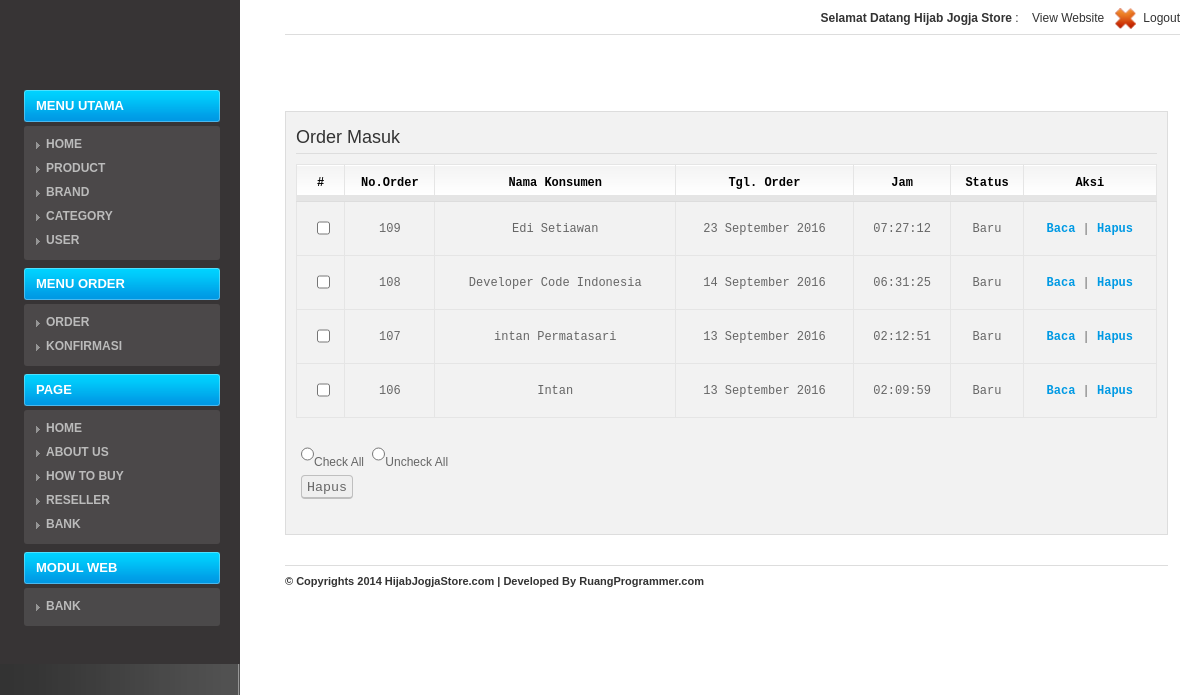
The app's page /@admin/media.php?module=order (signed in) with its own data.
### tables this page shows
CREATE TABLE `mod_page` (
  `id_page` int(11) NOT NULL,
  `judul` varchar(50) NOT NULL,
  `isi` text NOT NULL,
  `tgl_posting` date NOT NULL,
  `gambar` varchar(100) NOT NULL,
  `statis` enum('Y','N') NOT NULL,
  `extra` text NOT NULL,
  `meta_keyword` varchar(100) NOT NULL,
  `meta_deskripsi` varchar(300) NOT NULL
);

CREATE TABLE `modul` (
  `id_modul` int(5) NOT NULL,
  `nama_modul` varchar(50) NOT NULL,
  `link` varchar(100) NOT NULL,
  `static_content` text NOT NULL,
  `gambar` varchar(100) NOT NULL,
  `status` enum('user','admin') NOT NULL,
  `aktif` enum('Y','N') NOT NULL,
  `menu` enum('utama','modul') NOT NULL
);

CREATE TABLE `orders` (
  `id_orders` int(5) NOT NULL,
  `nama_kustomer` varchar(100) NOT NULL,
  `alamat` text NOT NULL,
  `telpon` varchar(20) NOT NULL,
  `email` varchar(50) NOT NULL,
  `namabarang` varchar(50) NOT NULL,
  `status_order` varchar(50) NOT NULL DEFAULT 'Baru',
  `tgl_order` date NOT NULL,
  `jam_order` time NOT NULL,
  `id_kota` int(3) NOT NULL
);

### josys/fungsi_indotgl.php (called while the page is built, shortened)
<?php
	function tgl_indo($tgl){
			$tanggal = substr($tgl,8,2);
			$bulan = getBulan(substr($tgl,5,2));
			$tahun = substr($tgl,0,4);
			return $tanggal.' '.$bulan.' '.$tahun;
	}
	function getBulan($bln){
				switch ($bln){
					case 9:
						return "September";
						break;
				}
			}
?>

### @admin/modul/mod_order/order.php (the view, shortened to what this page needs)
<?php
 if (empty($_SESSION['username']) AND empty($_SESSION['passuser'])){
  echo "<link href='style.css' rel='stylesheet' type='text/css'>
 <center>Untuk mengakses modul, Anda harus login <br>";
  echo "<a href=../../index.php><b>LOGIN</b></a></center>";
}
else{
$aksi="modul/mod_order/aksi_order.php";
switch(@$_GET['act']){
  default:
    echo "<form action=modul/mod_order/aksi_alldel.php method=POST>";
    echo "<h2 class='hLine'>Order Masuk</h2>
          <table class='list' id='listTable'>
          <thead>
          <tr>
          	<td class='center'>#</td>
          	<td class='center'>No.Order</td>
          	<td class='center'>Nama Konsumen</td>
          	<td class='center'>Tgl. Order</td>
          	<td class='center'>Jam</td>
          	<td class='center'>Status</td>
          	<td class='center'>Aksi</td>
          </tr></thead>";
    $tampil = mysql_query("SELECT * FROM orders ORDER BY id_orders DESC");
    $no=0;
    while($r=mysql_fetch_array($tampil)){
      $tanggal=tgl_indo($r['tgl_order']);
      echo "<tr><td><input type=checkbox name=cek[] value=$r[id_orders] id=id$no></td>
	              <td >$r[id_orders]</td>
                       <td>$r[nama_kustomer]</td>
		     <td>$tanggal</td>
                       <td>$r[jam_order]</td>
                      <td>$r[status_order]</td>
		    <td><a href=?module=order&act=detailorder&id=$r[id_orders]><b>Baca</b></a> |
		            <a href=$aksi?module=order&act=hapus&id=$r[id_orders]><b>Hapus</b></a></td></tr>";
      $no++;
    }
	echo "</table>";
	echo "<table>";
    echo "<tr><td colspan='7' class='left'>
	<input type=radio name=pilih onClick='for (i=0;i<$no;i++){document.getElementById(\"id\"+i).checked=true;}'>Check All
	<input type=radio name=pilih onClick='for (i=0;i<$no;i++){document.getElementById(\"id\"+i).checked=false;}'>Uncheck All
	</td></tr>
	<tr><td colspan='7' class='left'><input type=submit class='butt' value=Hapus></td>
	</tr></table></form>";
    break;
 }
}
?>

### @admin/media.php (shortened to what this page needs)
<?php
if (empty($_SESSION['username']) AND empty($_SESSION['passuser'])){
  echo "<link href='css/screen.css' rel='stylesheet' type='text/css'><link href='css/reset.css' rel='stylesheet' type='text/css'>
 <center>Anda harus login dulu <br>";
  echo "<a href=index.php><b>LOGIN</b></a></center>";
}
else{
include "../josys/fungsi_indotgl.php";
?>
<!DOCTYPE html PUBLIC "-//W3C//DTD XHTML 1.0 Strict//EN" "http://www.w3.org/TR/xhtml1/DTD/xhtml1-strict.dtd">
<html xmlns="http://www.w3.org/1999/xhtml">
<head>
<link rel="stylesheet" href="css/reset.css" type="text/css"/>
<link rel="stylesheet" href="css/screen.css" type="text/css"/>
	<link href="css/pagination.css" rel="stylesheet" type="text/css" />
	<link href="css/grey.css" rel="stylesheet" type="text/css" />
	<link href="../jolibs/css/datatables.css" rel="stylesheet" type="text/css" />
</head>
<body>
<div class="sidebar">
<div class="logo clear">
				<span class="title" align="center"><img src="../assets/images/logo.png" style="width: 156px;" alt=""></span>
</div>
	<div class="menu _uppercase">
         <ul>
            <li><a href="?module=home">MENU UTAMA</a>
                <ul>
                  <?php include "menu.php"; ?>
                </ul>
            <li><a href='#'>MENU ORDER</a>
				<ul>
					<?php
						echo "<li><a href='?module=order'><b>Order</b></a></li>";
						echo "<li><a href='?module=konfirmasi'><b>Konfirmasi</b></a></li>";
					?>
				</ul>
			</li>
			<li><a href='#'>PAGE</a>
				<ul>
					<?php
						$sql=mysql_query("SELECT * FROM mod_page WHERE statis='Y'");
						while($s=mysql_fetch_array($sql)){
							echo "<li><a href='?module=page&act=edit&id=$s[id_page]'><b>$s[judul]</b></a></li>";
						}
						echo "<li><a href='?module=bank'><b>Bank</b></a></li>";
					?>
				</ul>
			</li>
			<li>
				<a href="#">Modul Web</a>
				<ul>
					<?php include "menu2.php"; ?>
    </div>
</div>
	<div class="main">
		<div class="main-wrap">
			<div class="header clear">
				<ul class="links clear">
				<li><strong>Selamat Datang <?php echo $_SESSION['namalengkap']; ?></strong>&nbsp;:&nbsp;</li>
				<li><a href="../" target="_blank">View Website</a></li>
				<li><a href="logout.php"><img src="images/out.gif" alt="" class="icon" /> <span class="text">Logout</span></a></li>
				</ul>
			</div>
			<div class="page clear">
				<div class="content-box">
								<div style='padding:10px;'>
								<?php include "content.php"; ?>
								</div>
				</div>
				<div class="footer clear">
					<span class="copy"><strong>
					© Copyrights 2014 <a href="http://hijabjogjastore.com">HijabJogjaStore.com</a> |
					Developed By <a href="http://ruangprogrammer.com" target="_blank">RuangProgrammer.com</a></span></strong>
				</div>
			</div>
		</div>
	</div>
</body>
</html>
<?php
}
?>

### @admin/menu2.php
<?php
$sql=mysql_query("SELECT * FROM modul WHERE aktif='Y' AND menu='modul' ORDER BY id_modul ASC");
	while($s=mysql_fetch_array($sql))
	{
		echo "<li><a href='$s[link]'><b>$s[nama_modul]</b></a></li>";
	}
	echo "</li>";

### @admin/css/screen.css (style rules this page uses)
html { background: url('../images/sidebar.gif') top left repeat-y; }
body { text-align: left; margin: 0px; font-family: arial; font-size: 12px; color: #666666; }
.clear:after { content: "."; display: block; height: 0; overflow:hidden; clear: both; visibility: hidden; }
strong { color: #333333; }
.sidebar { width: 196px; height: auto; min-height: 100%; float: left; padding: 0px 20px 0px 24px; background: #373435; }
.main { margin-left: 285px; margin-right: 20px; }
.main-wrap { width: 100%; float: left; height: 100%; }
.page { padding-right: 12px; padding-bottom: 50px; }
.logo { width: 196px; margin-top: 25px; margin-bottom: 25px; }
.logo .title { display: block; font-family: arial; font-size: 25px; color: #FFFFFF; font-weight: bold; margin: 5px 20px 10px 20px; }
.menu { padding-top: 1px; margin-bottom: 30px; }
.menu ul { font-size: 13px; }
.menu li { padding-bottom: 8px; }
.menu li a { display: block; line-height: 16px; padding: 8px 12px 8px 12px; background: url('../images/menu_button.png') top left no-repeat; color: #FFFFFF; text-decoration: none; font-weight: bold; }
.menu ul ul { font-size: 12px; width: 100%; background: url('../images/bck_white_10.png'); margin-top: 4px; padding: 6px 0px 8px 0px; -moz-border-radius: 3px 3px 3px 3px; -webkit-border-radius: 3px 3px 3px 3px; border-radius: 3px 3px 3px 3px; }
.menu li li { padding: 4px 0px 4px 0px; }
.menu li li a { padding: 0px 12px 0px 22px !important; background: url('../images/arrow_sm_grey.gif') 12px 6px no-repeat !important; font-weight: normal; color: #BBBBBB!important; }
.header { background: url('../images/line.gif') bottom left repeat-x; margin-bottom: 30px; }
.header .links { float: right; line-height: 24px; color: #333333; padding: 6px 0px 6px 0px; }
.header .links li { float: left; margin-left: 10px; }
.header .links .icon { display: block; width: 24px; height: 24px; float: left; margin-right: 5px; }
.header .links a { color: #333333; text-decoration: none; }
h2 { color: #333333; font-size: 18px; font-weight: normal; padding-top: 10px; margin-bottom: 10px; }
.content-box { border: 1px solid #DDDDDD; background: url('../images/bck_black_5.png'); margin-bottom: 30px; margin-top:75px; position: relative; }
.page table { width: 100%; margin: 0px; margin-bottom: 20px; float: left; }
.page thead td { background: url('../images/header.gif') top left repeat-x #FFFFFF; border-bottom: 1px solid #DDDDDD; text-align: left; line-height: 22px; padding: 4px 6px 4px 6px; white-space: nowrap; }
.page td.center { text-align: center; }
form { width: 100%; }
.footer { width: 100%; font-size: 11px; padding: 10px 0px 30px 0px; background: url('../images/line.gif') top left repeat-x; }
.footer .copy a { color: #333333; }
.list { border-collapse: collapse; width: 100%; border-top: 1px solid #e5e5e5; border-left: 1px solid #e5e5e5; margin-bottom: 20px; margin-top: 5px; font-family: monospace; padding-top:5px; }
.list td { border-right: 1px solid #e5e5e5; border-bottom: 1px solid #e5e5e5; }
.list td a { color: #009ae4; }
.list thead td { cursor: pointer; background-color: #E5E5E5; padding: 0px 5px; text-transform: capitalize; }
.list thead td a, .list thead td { text-decoration: none; color: #000000; font-weight: bold; }
.list tbody a { text-decoration: none; }
.list tbody td { vertical-align: middle; text-align: center; padding: 10px; }
.list .center { text-align: center; padding: 7px; }
input.butt { cursor: pointer; color:#666; border-radius: 4px; }
input,textarea { font-family: monospace; }
input, textarea { height:24px; line-height:24px; color:#000000; clear:both; border:#BFBFBF solid 1px; border-bottom: #bfbfbf solid 2px; margin:4px 0 5px 5px; padding:0 5px; font-size: 10pt; resize:vertical; }
a,a:visited { color: #009AE4; text-decoration: none; }
.hLine { border-bottom: solid 1px #ddd; padding: 5px 0; }
._uppercase { text-transform: uppercase; }

### jolibs/css/datatables.css (style rules this page uses)
.clear { clear: both; }

### records on screen
mod_page: judul "HOME"
mod_page: judul "ABOUT US"
mod_page: judul "HOW TO BUY"
mod_page: judul "RESELLER"
modul: nama_modul "BANK"
orders: id_orders "109", nama_kustomer "Edi Setiawan", tgl_order "23 September 2016", jam_order "07:27:12", status_order "Baru"
orders: id_orders "108", nama_kustomer "Developer Code Indonesia", tgl_order "14 September 2016", jam_order "06:31:25", status_order "Baru"
orders: id_orders "107", nama_kustomer "intan Permatasari", tgl_order "13 September 2016", jam_order "02:12:51", status_order "Baru"
orders: id_orders "106", nama_kustomer "Intan", tgl_order "13 September 2016", jam_order "02:09:59", status_order "Baru"

### other values on screen
$_SESSION['namalengkap'] "Hijab Jogja Store"
